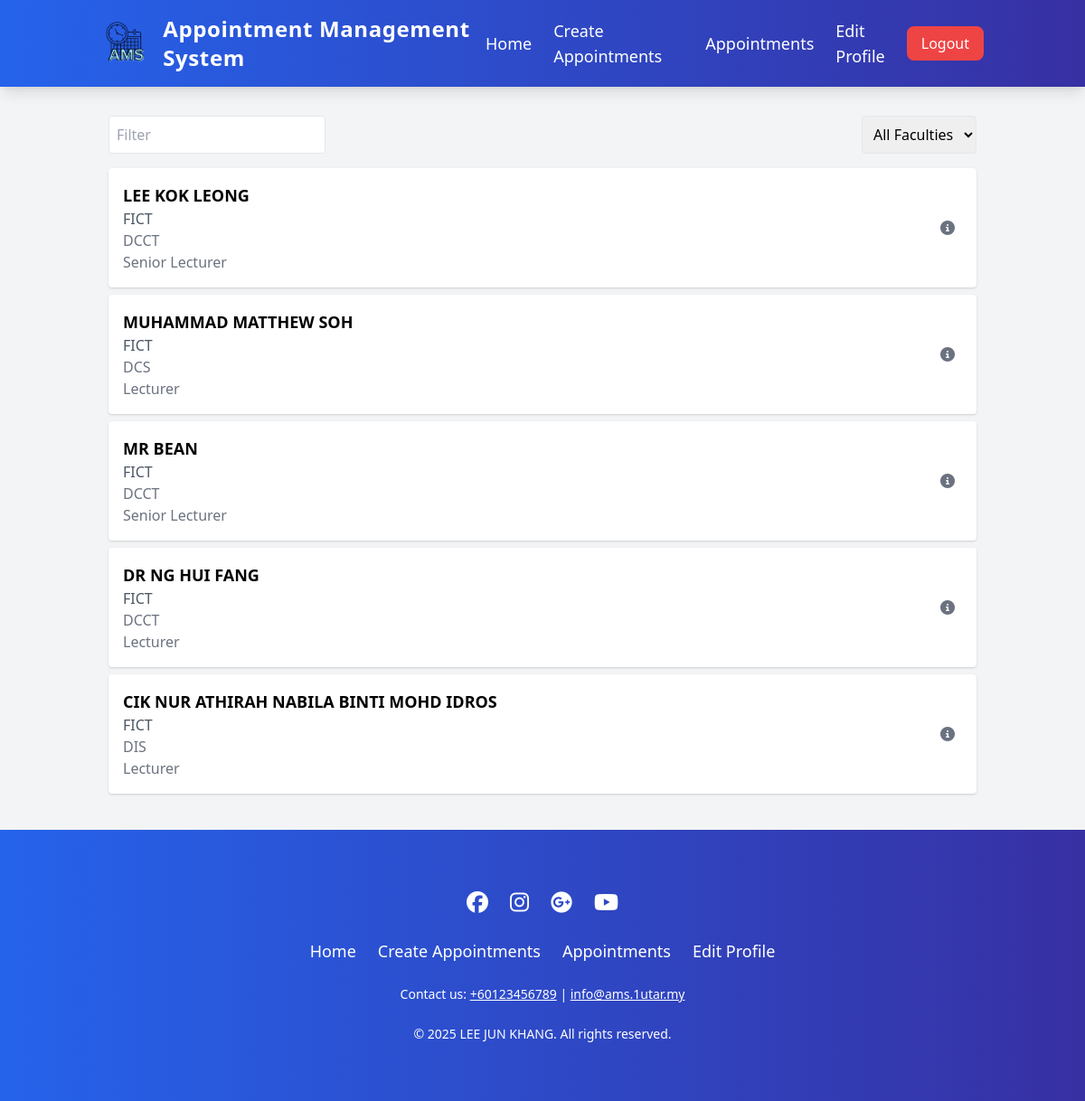
Page /lecturer_list.php (signed in) on the committed database.
### tables this page shows
CREATE TABLE `lecturers` (
  `id` bigint(11) NOT NULL,
  `user_id` bigint(11) NOT NULL,
  `username` varchar(100) NOT NULL,
  `faculty` varchar(100) NOT NULL,
  `department` varchar(100) NOT NULL,
  `designation` varchar(50) NOT NULL,
  `office_no` text DEFAULT NULL
);

### lecturer_list.php (the view, shortened to what this page needs)
<?php
include('database.php');
$query = "SELECT id, username, user_id, faculty, department, designation FROM lecturers";
$result = $con->query($query);
$lecturers = [];
if ($result->num_rows > 0) {
    while ($row = $result->fetch_assoc()) {
        $lecturer_id = $row['id'];
        $avail_query = "SELECT * FROM lecturer_availability WHERE lecturer_id = ?";
        $stmt = $con->prepare($avail_query);
        $stmt->bind_param("i", $lecturer_id);
        $stmt->execute();
        $avail_result = $stmt->get_result();
        $availability_strings = [];
        while ($avail_row = $avail_result->fetch_assoc()) {
            if ($avail_row['is_recurring']) {
                $days = ['Sunday', 'Monday', 'Tuesday', 'Wednesday', 'Thursday', 'Friday', 'Saturday'];
                $day_of_week = $days[$avail_row['day_of_week']];
                $start_time = date("h:i A", strtotime($avail_row['start_time']));
                $end_time = date("h:i A", strtotime($avail_row['end_time']));
                $recurring_period = '';
                if ($avail_row['start_date'] && $avail_row['end_date']) {
                    $start_date = date("d M Y", strtotime($avail_row['start_date']));
                    $end_date = date("d M Y", strtotime($avail_row['end_date']));
                    $recurring_period = " (from $start_date to $end_date)";
                }
                $availability_strings[] = "Every $day_of_week, $start_time - $end_time$recurring_period";
            } else {
                $start_datetime = date("d M Y, h:i A", strtotime($avail_row['start_datetime']));
                $end_datetime = date("h:i A", strtotime($avail_row['end_datetime']));
                $availability_strings[] = "$start_datetime - $end_datetime";
            }
        }
        $row['availability'] = $availability_strings;
        $lecturers[] = $row;
    }
}
?>
<!DOCTYPE html>
<html lang="en">
<head>
    <link href="https://cdn.jsdelivr.net/npm/tailwindcss@2.2.19/dist/tailwind.min.css" rel="stylesheet">
    <link rel="stylesheet" href="https://cdnjs.cloudflare.com/ajax/libs/font-awesome/6.5.2/css/all.min.css">
</head>
<body class="bg-gray-100 font-merriweather">
    <?php
    include("header.php");
    ?>
    <div class="container mx-auto p-4">
        <div class="flex justify-between items-center mb-4">
            <div class="relative w-1/4">
                <input type="text" id="search-filter" placeholder="Filter" class="border p-2 rounded w-full">
            </div>
            <select class="border p-2 rounded">
                <option>All Faculties</option>
            </select>
        </div>
        <div id="lecturer-list">
            <?php if (empty($lecturers)): ?>
            <p class="text-center text-gray-500">No lecturers found.</p>
            <?php else: ?>
            <?php foreach ($lecturers as $lecturer): ?>
            <div class="lecturer-card bg-white p-4 mb-2 rounded shadow flex justify-between items-center cursor-pointer"
                data-id="<?php echo $lecturer['id']; ?>"
                data-availability="<?php echo htmlspecialchars(json_encode($lecturer['availability'])); ?>">
                <div>
                    <h3 class="text-lg font-semibold"><?php echo htmlspecialchars($lecturer['username']); ?></h3>
                    <p class="text-gray-600"><?php echo htmlspecialchars($lecturer['faculty']); ?></p>
                    <p class="text-gray-500"><?php echo htmlspecialchars($lecturer['department']); ?></p>
                    <p class="text-gray-500"><?php echo htmlspecialchars($lecturer['designation']); ?></p>
                </div>
                <div class="flex space-x-4">
                    <button
                        class="text-gray-500 hover:text-blue-600 p-2 rounded-full hover:bg-blue-50 transition-colors duration-300"
                        title="View Details">
                        <i class="fas fa-info-circle"></i>
                    </button>
                </div>
            </div>
            <?php endforeach; ?>
            <?php endif; ?>
        </div>
    </div>
    <?php
    include("footer.php");
    ?>
</body>
</html>

### lecturer_list.php (style rules this page uses)
html, body { height: 100%; margin: 0; }

### header.php (style rules this page uses)
html, body { height: 100%; margin: 0; display: flex; flex-direction: column; }

### rows in the picture
lecturers: username "LEE KOK LEONG", faculty "FICT", department "DCCT", designation "Senior Lecturer"
lecturers: username "MUHAMMAD MATTHEW SOH", faculty "FICT", department "DCS", designation "Lecturer"
lecturers: username "MR BEAN", faculty "FICT", department "DCCT", designation "Senior Lecturer"
lecturers: username "DR NG HUI FANG", faculty "FICT", department "DCCT", designation "Lecturer"
lecturers: username "CIK NUR ATHIRAH NABILA BINTI MOHD IDROS", faculty "FICT", department "DIS", designation "Lecturer"
